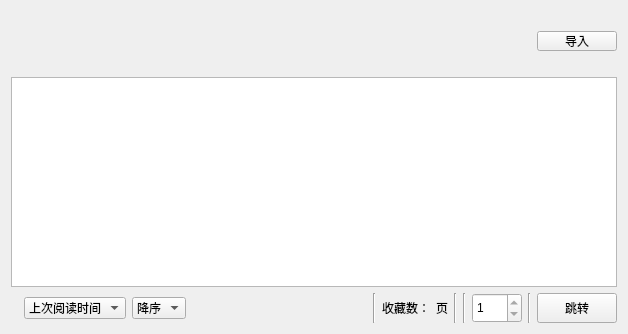
<?xml version="1.0" encoding="UTF-8"?>
<ui version="4.0">
 <class>Local</class>
 <widget class="QWidget" name="Local">
  <property name="geometry">
   <rect>
    <x>0</x>
    <y>0</y>
    <width>628</width>
    <height>334</height>
   </rect>
  </property>
  <property name="windowTitle">
   <string>本地漫画</string>
  </property>
  <layout class="QGridLayout" name="gridLayout_2">
   <item row="0" column="0">
    <layout class="QHBoxLayout" name="horizontalLayout_2">
     <item>
      <widget class="TagListWidget" name="tagsList">
       <property name="maximumSize">
        <size>
         <width>16777215</width>
         <height>60</height>
        </size>
       </property>
       <property name="styleSheet">
        <string notr="true">QListWidget {background-color:transparent;}
QListWidget::item {
    background-color:rgb(251, 239, 243);
    color: rgb(196, 95, 125);
	border:2px solid red;
    border-radius: 10px;
	border-color:rgb(196, 95, 125);
}
/* 鼠标在按钮上时，按钮颜色 */
 QListWidget::item:hover
{
    background-color:rgb(21, 85, 154);
    border-radius: 10px;
    color: rgb(0, 0, 0);
}
 QListWidget::item:selected
{
    background-color:rgb(21, 85, 154);
    border-radius: 10px;
    color: rgb(0, 0, 0);
}</string>
       </property>
       <property name="frameShape">
        <enum>QFrame::NoFrame</enum>
       </property>
       <property name="spacing">
        <number>6</number>
       </property>
      </widget>
     </item>
     <item alignment="Qt::AlignRight">
      <widget class="QPushButton" name="toolButton">
       <property name="maximumSize">
        <size>
         <width>16777215</width>
         <height>20</height>
        </size>
       </property>
       <property name="text">
        <string>导入</string>
       </property>
      </widget>
     </item>
    </layout>
   </item>
   <item row="2" column="0">
    <layout class="QGridLayout" name="gridLayout_3">
     <item row="0" column="0">
      <widget class="ComicListWidget" name="bookList">
       <property name="styleSheet">
        <string notr="true"/>
       </property>
      </widget>
     </item>
    </layout>
   </item>
   <item row="3" column="0">
    <layout class="QGridLayout" name="gridLayout_4">
     <item row="0" column="0">
      <layout class="QHBoxLayout" name="horizontalLayout">
       <item>
        <widget class="QLabel" name="msgLabel">
         <property name="text">
          <string/>
         </property>
        </widget>
       </item>
       <item>
        <widget class="QComboBox" name="sortKeyCombox">
         <property name="enabled">
          <bool>true</bool>
         </property>
         <property name="minimumSize">
          <size>
           <width>100</width>
           <height>0</height>
          </size>
         </property>
         <item>
          <property name="text">
           <string>上次阅读时间</string>
          </property>
         </item>
         <item>
          <property name="text">
           <string>添加时间</string>
          </property>
         </item>
         <item>
          <property name="text">
           <string>名称</string>
          </property>
         </item>
        </widget>
       </item>
       <item>
        <widget class="QComboBox" name="sortIdCombox">
         <property name="enabled">
          <bool>true</bool>
         </property>
         <item>
          <property name="text">
           <string>降序</string>
          </property>
         </item>
         <item>
          <property name="text">
           <string>升序</string>
          </property>
         </item>
        </widget>
       </item>
       <item>
        <spacer name="horizontalSpacer">
         <property name="orientation">
          <enum>Qt::Horizontal</enum>
         </property>
         <property name="sizeHint" stdset="0">
          <size>
           <width>40</width>
           <height>20</height>
          </size>
         </property>
        </spacer>
       </item>
       <item>
        <widget class="Line" name="line_2">
         <property name="orientation">
          <enum>Qt::Vertical</enum>
         </property>
        </widget>
       </item>
       <item>
        <widget class="QLabel" name="nums">
         <property name="minimumSize">
          <size>
           <width>0</width>
           <height>30</height>
          </size>
         </property>
         <property name="text">
          <string>收藏数：</string>
         </property>
        </widget>
       </item>
       <item>
        <widget class="QLabel" name="pages">
         <property name="text">
          <string>页</string>
         </property>
        </widget>
       </item>
       <item>
        <widget class="Line" name="line">
         <property name="orientation">
          <enum>Qt::Vertical</enum>
         </property>
        </widget>
       </item>
       <item>
        <widget class="Line" name="line_4">
         <property name="orientation">
          <enum>Qt::Vertical</enum>
         </property>
        </widget>
       </item>
       <item>
        <widget class="QSpinBox" name="spinBox">
         <property name="minimumSize">
          <size>
           <width>50</width>
           <height>30</height>
          </size>
         </property>
         <property name="minimum">
          <number>1</number>
         </property>
         <property name="maximum">
          <number>1</number>
         </property>
        </widget>
       </item>
       <item>
        <widget class="Line" name="line_3">
         <property name="orientation">
          <enum>Qt::Vertical</enum>
         </property>
        </widget>
       </item>
       <item>
        <widget class="QPushButton" name="jumpButton">
         <property name="minimumSize">
          <size>
           <width>0</width>
           <height>30</height>
          </size>
         </property>
         <property name="text">
          <string>跳转</string>
         </property>
         <property name="shortcut">
          <string>Return</string>
         </property>
        </widget>
       </item>
      </layout>
     </item>
    </layout>
   </item>
  </layout>
 </widget>
 <customwidgets>
  <customwidget>
   <class>ComicListWidget</class>
   <extends>QListWidget</extends>
   <header location="global">component.list.comic_list_widget.h</header>
  </customwidget>
  <customwidget>
   <class>TagListWidget</class>
   <extends>QListWidget</extends>
   <header location="global">component.list.tag_list_widget.h</header>
  </customwidget>
 </customwidgets>
 <resources/>
 <connections>
  <connection>
   <sender>jumpButton</sender>
   <signal>clicked()</signal>
   <receiver>Local</receiver>
   <slot>JumpPage()</slot>
   <hints>
    <hint type="sourcelabel">
     <x>439</x>
     <y>280</y>
    </hint>
    <hint type="destinationlabel">
     <x>361</x>
     <y>291</y>
    </hint>
   </hints>
  </connection>
 </connections>
 <slots>
  <slot>JumpPage()</slot>
  <slot>RefreshDataFocus()</slot>
 </slots>
</ui>
